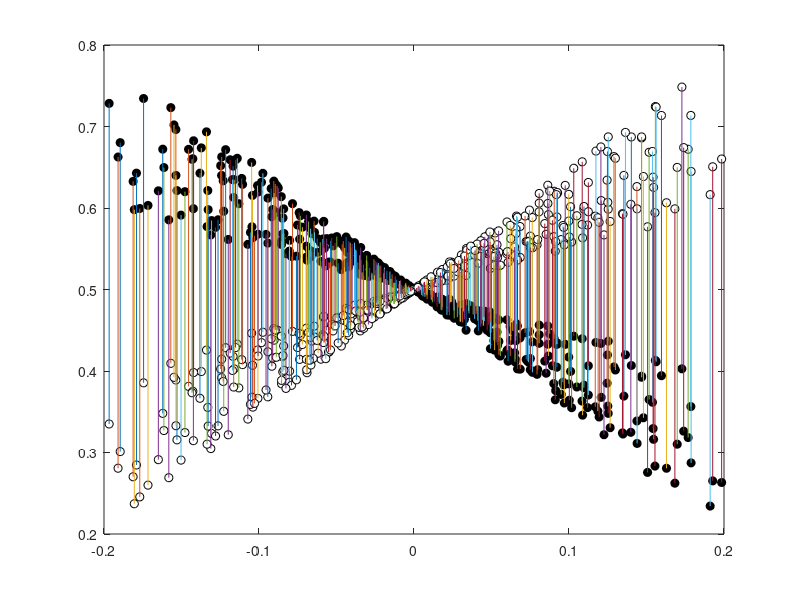

Source code (MATLAB):
% scpsim_cpr_solo_dyadic_predictions

% Define the vector P1
Ps = -0.1:0.01:0.1;

% Generate all possible combinations using ndgrid
[Ps1, Ps2] = ndgrid(Ps, Ps);

% Reshape the matrices into two columns
Ps1 = Ps1(:);
Ps2 = Ps2(:);

N = numel(Ps1);

% add jitter
Ps1 = Ps1 + 0.01*(rand(N,1)-0.5);
Ps2 = Ps2 + 0.01*(rand(N,1)-0.5);



% AUC is proportional to difference in solo

random_offset = (rand(N,1) - 0.5)/1.*abs(Ps1-Ps2);

AUC1 = 0.5 - (Ps1 - Ps2) + random_offset;
AUC2 = 0.5 - (Ps2 - Ps1) + random_offset;

figure
plot(Ps1 - Ps2, AUC1, 'ko','MarkerFaceColor',[0 0 0]); hold on
plot(Ps1 - Ps2, AUC2, 'ko','MarkerFaceColor',[1 1 1]); hold on
line([Ps1 - Ps2, Ps1 - Ps2]',[AUC1, AUC2]');








